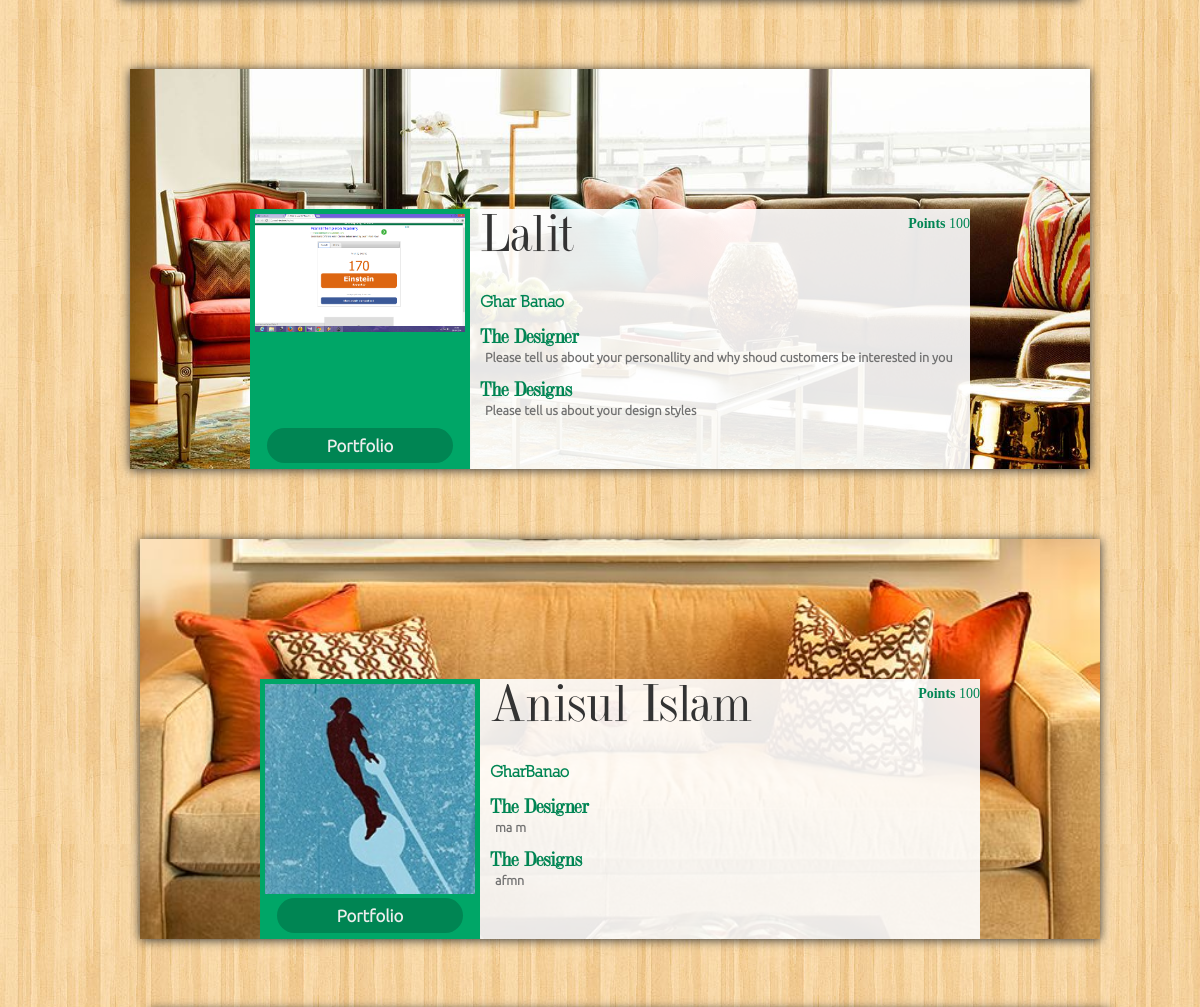
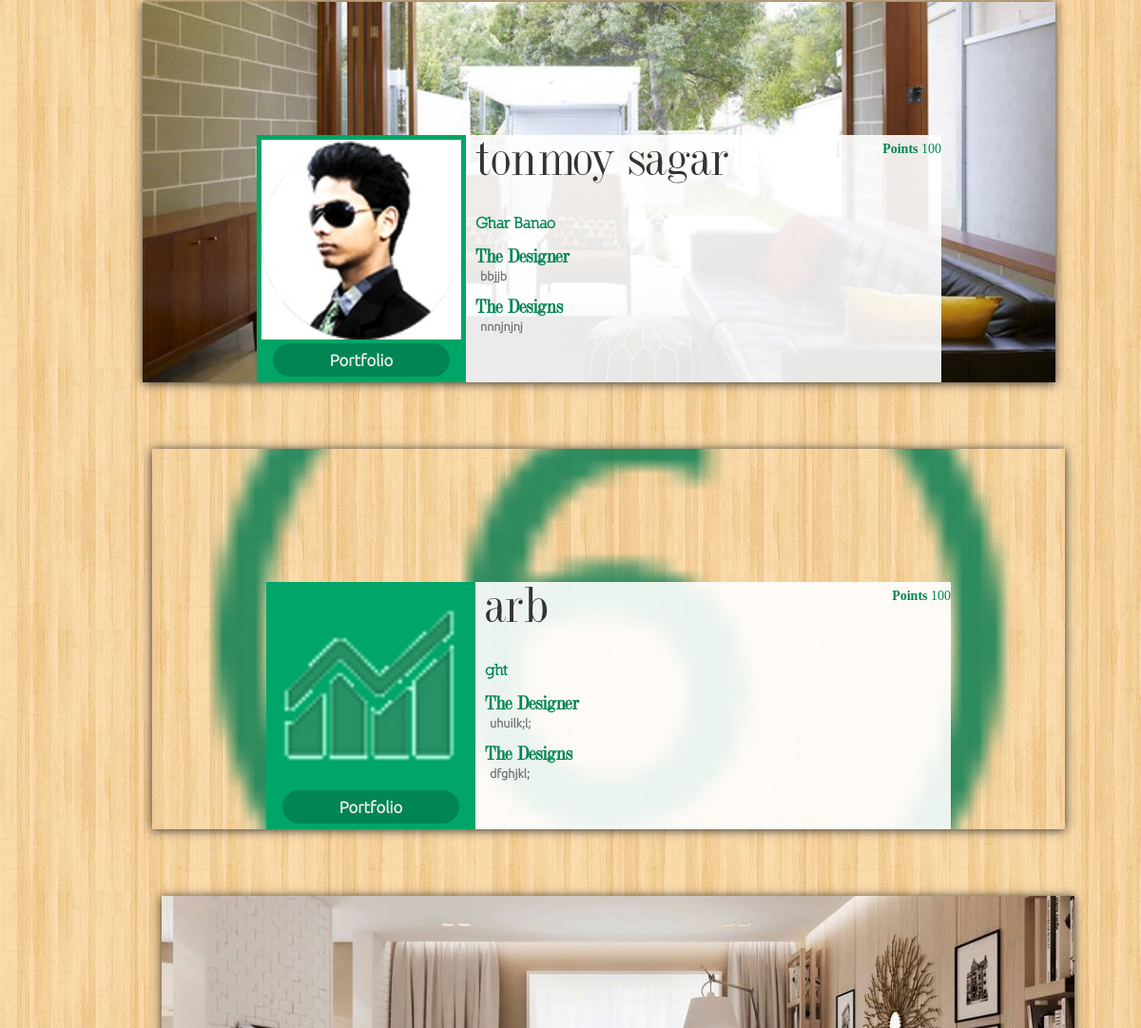
Before: /designers/our_designers (middle part) with the older database file (2 pictures, top to bottom).
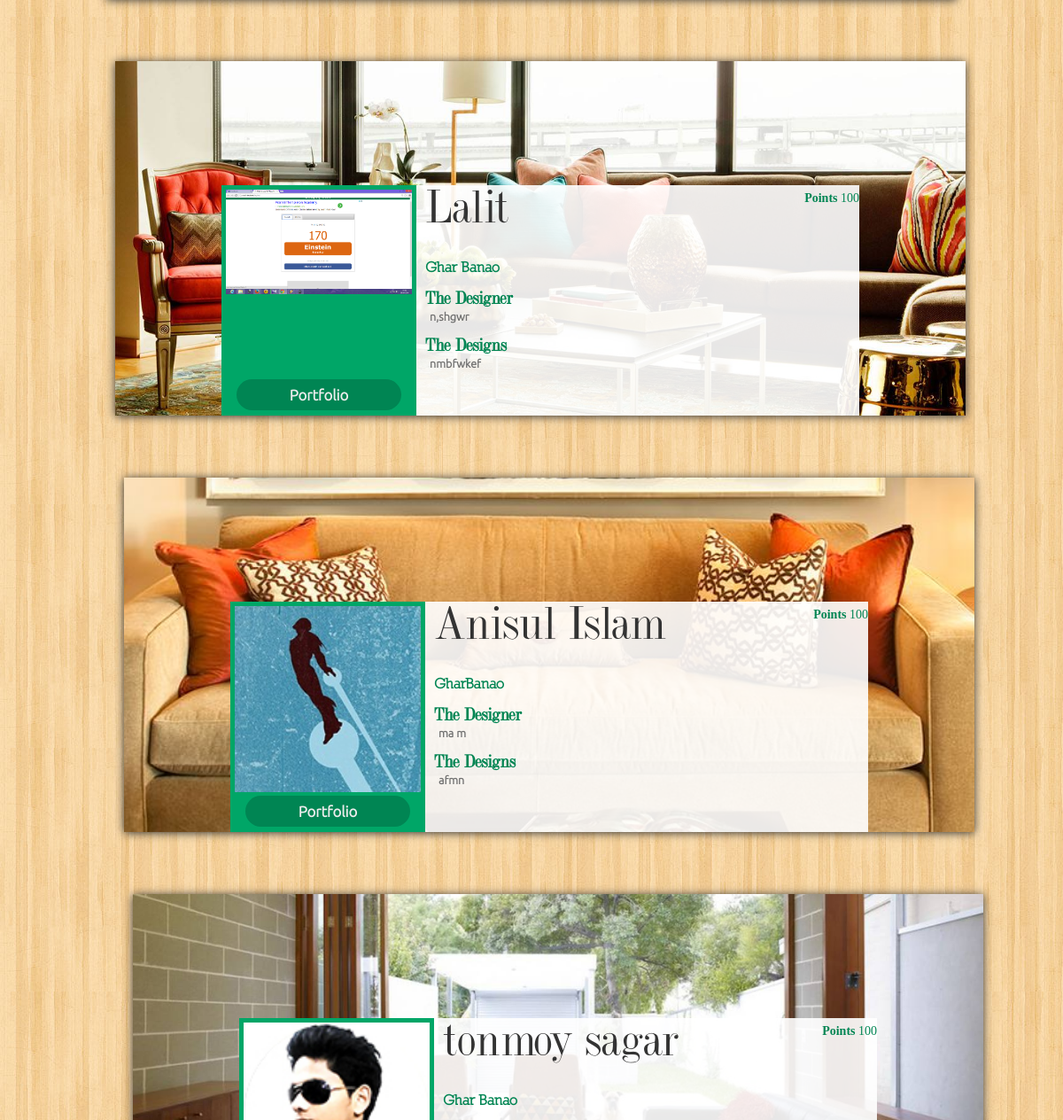
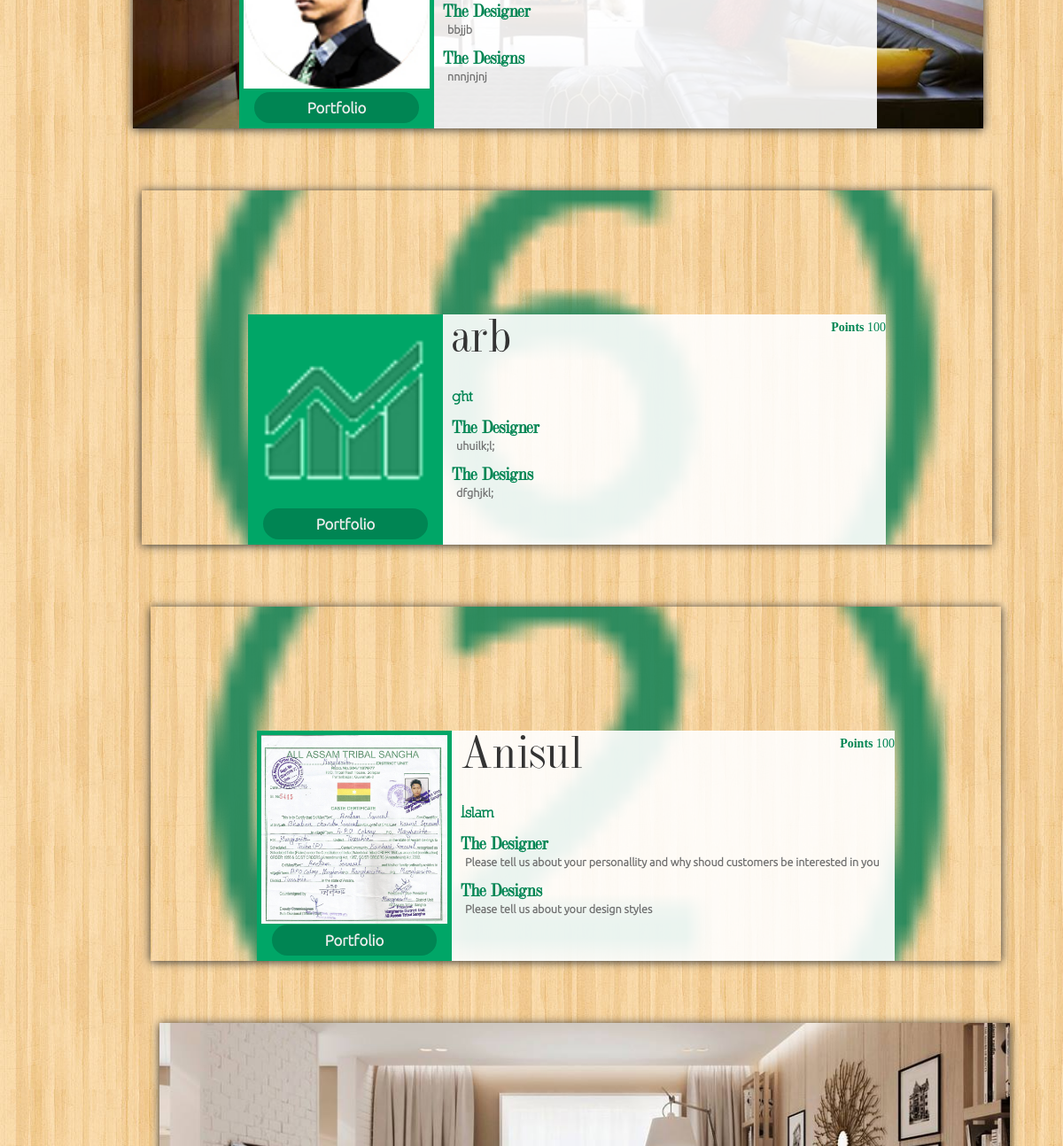
After: the same page with the newer database file (2 pictures, top to bottom).
### designers/models.py (models this page shows, shortened)
class Designers(models.Model):
    designerID=models.CharField(max_length=15)
    name=models.CharField(max_length=25,null=True)
    firmname=models.CharField(max_length=30,null=True)
    contact=models.CharField(max_length=10,null=True)
    address=models.TextField(max_length=200,null=True)
    profilepic=models.ImageField(null=True)
    email=models.EmailField(max_length=30,null=True)
    password=models.CharField(max_length=10,null=True)
    points=models.IntegerField(null=True,default=100)
    design1=models.ImageField(null=True)
    design2=models.ImageField(null=True,blank=True)
    design3=models.ImageField(null=True,blank=True)
    AboutMe=models.TextField(max_length=200,null=True,default="Please tell us about your personallity and why shoud customers be interested in you")
    AboutYourDesigns=models.TextField(max_length=200,null=True,default="Please tell us about your design styles")
    PortfolioFilled=models.BooleanField(default=False)

### designers/views.py (the view)
# urls.py: url(r'our_designers',views.designersview,name='ourDes'),
@cache_control(no_cache=True, must_revalidate=True, no_store=True)
def designersview(request):
    all_designers=Designers.objects.exclude(designerID__isnull=True).exclude(designerID__exact='').order_by('-points')
    context = {'all_designers':all_designers}
    return render(request, 'designers/our_designers.html',context)

### designers/templates/designers/our_designers.html (shortened to what this page needs)
<!DOCTYPE html>
{% load staticfiles %}
<html lang="en">
<head>
	<link rel="stylesheet" href="https://maxcdn.bootstrapcdn.com/bootstrap/3.3.7/css/bootstrap.min.css">
     <link rel="stylesheet" href="{% static 'ourdesigners.css' %}">
</head>
<body>
<div>
<br>
<br>
<br>
<br>
<br>
<br>
<div align=center>
{% if all_designers %}
<ul>
    {% for designer in all_designers %}
      <div style="margin:10px;background: url({{designer.design1.url}});background-position: center;background-repeat:no-repeat;box-shadow:0px 1px 10px ;background-size: cover;padding-top:140px;width:960px;height:400px">
		<div style="width:75%;min-width:350px;height:100%;background-color:rgba(255,255,255,0.9)">
			<div style="padding-top:220px;margin-right:10px;float:left;border:5px solid #00a667;width:220px;height:100%;background:url({{designer.profilepic.url}}) #00a667 no-repeat;background-size:contain">
			<a href="#" style="background-color:#008553;border-radius:100px;padding:8px 60px 8px 60px;font-family:UbuntuL;color:#ededed;font-size:120%;font-weight:bold">Portfolio</a>
			</div>
			<p style="float:right;font-family:Ubuntu;font-weight:bold;font-size:100%;color:#008553;margin-bottom:10px;margin-top:5px">Points
				<span style="font-weight:normal">{{designer.points}}</span></p>
			<p align=left style="margin-left:-10px;font-family:DUBIEL;line-height:100%;font-size:400%"> {{designer.name}}<br>
			<span style="font-family:Nill;font-size:30%;font-weight:bold;line-height:140%;color:#008553"> {{designer.firmname}}
			</span></p>
			<h1 align=left style="font-family:DUBIEL;font-weight:bold;font-size:150%;color:#008553;;margin-bottom:10px;margin-top:-5px">The Designer
				</h1>
			<div class="about" align=left style="margin-top:-10px;font-family:UbuntuL;color:#707070;font-size:90%;font-weight:bold;">{{designer.AboutMe}}
			</div>
			<h1 align=left style="font-family:DUBIEL;font-weight:bold;font-size:150%;color:#008553;margin-bottom:10px;margin-top:-5px">The Designs
				</h1>
			<div class="about" align=left style="margin-top:-10px;font-family:UbuntuL;color:#707070;font-size:90%;font-weight:bold">{{designer.AboutYourDesigns}}
		</div>
</div>
    <br>
    <br>
    <br>
    {% endfor %}
</ul>
{% else %}
  <h3>You do not have any designers</h3>
{% endif %}
</div>
</body>
</html>

### designers/static/ourdesigners.css (style rules this page uses)
* { padding:0px; margin:0px; max-width: 100%; height: auto; width: auto\9; box-sizing: border-box; }
body { background-image:url("img/bgwood.jpg"); background-repeat: repeat; }
.about { overflow: hidden; height:35px; width:480px; overflow: hidden; text-overflow: ellipsis; }

Changed rows visible on the page:
changed Designers "Lalit": AboutMe "Please tell us about your personallity and why shoud customers be interested in you" → "n,shgwr"; AboutYourDesigns "Please tell us about your design styles" → "nmbfwkef"
now on this page (row edited): Designers: design1 (picture), profilepic (picture), points "100", name "Anisul", firmname "Islam", AboutMe "Please tell us about your personallity and why shoud customers be interested in you", AboutYourDesigns "Please tell us about your design styles"
